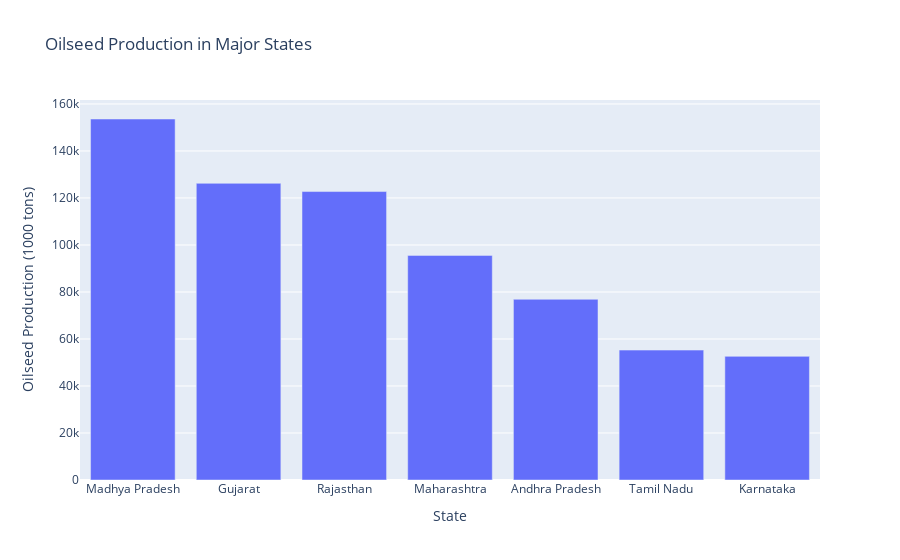

The cell this chart's notebook holds for it:
### Code cell
# Group by state and sum oilseed production
df_oilseed = df.groupby('State Name')['OILSEEDS PRODUCTION (1000 tons)'].sum().reset_index()

# Sort by oilseed production (in descending order)
top_oilseed_states = df_oilseed.sort_values(by='OILSEEDS PRODUCTION (1000 tons)', ascending=False).head(7)

# Bar plot for oilseed production
fig = px.bar(top_oilseed_states, 
             x='State Name', 
             y='OILSEEDS PRODUCTION (1000 tons)', 
             title='Oilseed Production in Major States', 
             labels={'OILSEEDS PRODUCTION (1000 tons)': 'Oilseed Production (1000 tons)', 
                     'State Name': 'State'})

# Show the plot
fig.show()

### Figure 1 — Plotly figure (JSON) as saved in the notebook; plotly's stock layout.template omitted (floating-point values rounded to 4 significant figures)
{"data": [{"hovertemplate": "State=%{x}<br>Oilseed Production (1000 tons)=%{y}<extra></extra>", "legendgroup": "", "marker": {"color": "#636efa", "pattern": {"shape": ""}}, "name": "", "orientation": "v", "showlegend": false, "textposition": "auto", "type": "bar", "x": ["Madhya Pradesh", "Gujarat", "Rajasthan", "Maharashtra", "Andhra Pradesh", "Tamil Nadu", "Karnataka"], "xaxis": "x", "y": [153600.0, 126200.0, 122700.0, 95570.0, 76890.0, 55280.0, 52600.0], "yaxis": "y"}], "layout": {"barmode": "relative", "legend": {"tracegroupgap": 0}, "title": {"text": "Oilseed Production in Major States"}, "xaxis": {"anchor": "y", "domain": [0, 1], "title": {"text": "State"}}, "yaxis": {"anchor": "x", "domain": [0, 1], "title": {"text": "Oilseed Production (1000 tons)"}}}}
